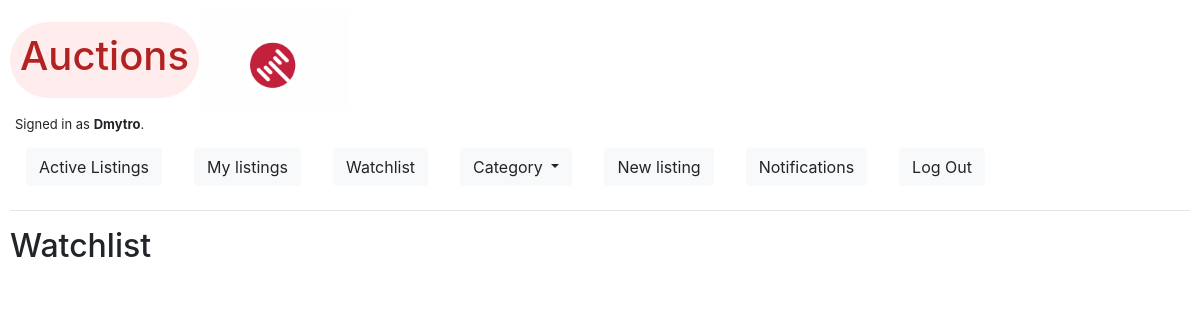
/watchlist (signed in), run on an earlier commit of the app's database.
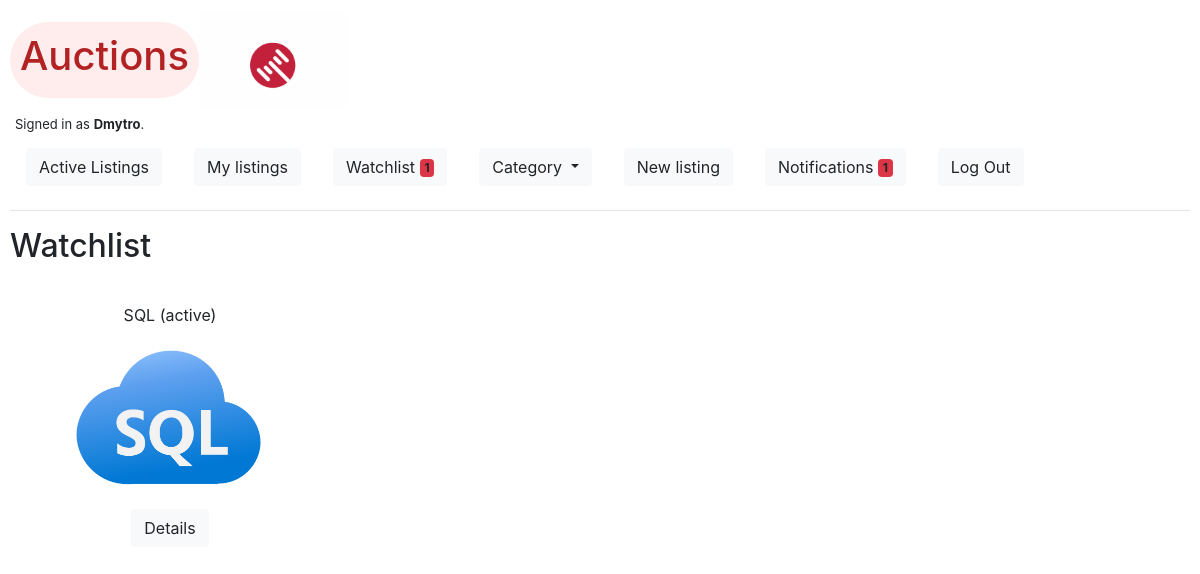
And on a later commit of the database.
### auctions/models.py (models this page shows, shortened)
class User(AbstractUser):
    pass

class Listing(models.Model):
    class Category(models.TextChoices):
        HOME = 'HM', _('Home')
        ELECTRONICS = 'EL', _('Electronics')
        FASHION = 'FS', _('Fashion')
        HEALTH_BEAUTY = 'HB', _('Health & Beauty')
        MOTORS = 'GR', _('Motors')
        COLLECTIBLES = 'CL', _('Collectibles')
        SPORTS = 'SP', _('Sports')
        HOME_GARDEN = 'GA', _('Garden')
        DEALS = 'DE', _('Deals')
        UNDER_TEN = 'UT', _('Under $10')
        PETS = 'PT', _('Pets')
        TOYS = 'TY', _('Toys')
        OTHERS = 'OT', _('Others')
        __empty__ = _('(Unknown)')
    datetime = models.DateTimeField(auto_now_add=True)
    user = models.ForeignKey(User, on_delete=models.CASCADE, related_name="listings")
    title = models.CharField(max_length=255, unique=True)
    description = RichTextField()
    starting_bid = models.DecimalField(max_digits=19, decimal_places=2)
    category = models.CharField(max_length=2, choices=Category.choices,
                                default=Category.__empty__, blank=True)
    watchlist = models.ManyToManyField(to=User, related_name="watch", blank=True)
    current_price = models.DecimalField(max_digits=19, decimal_places=2)
    is_active = models.BooleanField(default=True)

class Photo(models.Model):
    listing = models.ForeignKey(Listing, default=None,
                             on_delete=models.CASCADE,
                             related_name='listing_photos')
    image = models.ImageField(upload_to='users/%Y/%m/%d/', blank=True)

### auctions/views.py (the view)
# urls.py: path("watchlist", views.watchlist, name="watchlist"),
@login_required
def watchlist(request):
    if request.method == "GET":
        u = User.objects.filter(username=request.user).first()
        watchlist = u.watch.all()
        return render(request, "auctions/watchlist.html", {
            "listings": watchlist,
        })
    else:
        return HttpResponseRedirect(reverse("index"))

### auctions/templates/auctions/watchlist.html (shortened to what this page needs)
{% extends "auctions/layout.html" %}
{% block body %}
    <h2>Watchlist</h2>
    <div id="container">
      {% for listing in listings %}
        <div class="grid">
          <div class="grid-item">
            <p>{{ listing.title }}{% if listing.is_active %} (active){% else %} (closed){% endif %}<a href="{% url 'listing' listing.title %}">
              <p><img class="index" src="{{ listing.listing_photos.all.first.image.url }}" alt="image"></p>
            </a></p>
          </div>
          <div class="grid-item">
            <p>
              <a class="btn btn-light" data-bs-toggle="collapse" href="#multiCollapseExample{{ forloop.counter }}" role="button" aria-expanded="false" aria-controls="multiCollapseExample{{ forloop.counter }}">Details</a>
            </p>
          </div>
        </div>
      {% endfor %}
    </div>
{% endblock %}

### auctions/templates/auctions/layout.html (shortened to what this page needs)
{% load static %}
<!DOCTYPE html>
<html lang="en">
    <head>
        <link rel="stylesheet" href="https://stackpath.bootstrapcdn.com/bootstrap/4.4.1/css/bootstrap.min.css">
        <link rel="stylesheet" href="{% static 'auctions/styles.css' %}">
        <link rel="stylesheet" href="{% static 'auctions/color.css' %}">
        <script src="https://cdn.jsdelivr.net/npm/bootstrap@5.0.0-beta1/dist/js/bootstrap.min.js"></script>    </head>
    <body class="auctions">
        <div class="title">
            <div id="auction_logo"><h1>Auctions</h1></div>
            <div class="gif"></div>
        </div>
        <div id="is_authenticated">
            {% if user.is_authenticated %}
                Signed in as <strong>{{ user.username }}</strong>.
            {% else %}
                Not signed in.
            {% endif %}
        </div>
        <ul class="nav">
                <li class="nav-item">
                    <a class="nav-link" href="{% url 'index' %}">
                        <button type="button" class="btn btn-light">
                            Active Listings
                        </button>
                    </a>
                </li>
                {% if user.is_authenticated %}
                    <li class="nav-item">
                        <a class="nav-link" href="{% url 'my_listings' %}">
                            <button type="button" class="btn btn-light">
                                My listings
                            </button>
                        </a>
                    </li>
                    <li class="nav-item">
                        <a class="nav-link" href="{% url 'watchlist' %}">
                            <button type="button" class="btn btn-light">
                                Watchlist <span class="badge bg-danger">{% if request.user.watch.count != 0 %} {{ request.user.watch.count }} {% endif %}</span>
                              </button></a>
                    </li>
                    <li class="nav-item">
                        <div class="nav-link">
                            <a class="btn btn-light dropdown-toggle" href="#" role="button" id="dropdownMenuLink" data-toggle="dropdown" aria-haspopup="true" aria-expanded="false">
                            Category
                            </a>
                        </div>
                    </li>
                    <li class="nav-item">
                        <a class="nav-link" href="{% url 'new_listing' %}">
                            <button type="button" class="btn btn-light">
                                New listing
                            </button>
                        </a>
                    </li>
                    <li class="nav-item">
                        <a class="nav-link" href="{% url 'notifications' %}">
                            <button type="button" class="btn btn-light">
                                Notifications <span class="badge bg-danger">{% if request.user.notifications.count != 0 %} {{ request.user.notifications.count }} {% endif %}</span>
                              </button></a>
                    </li>
                    <li class="nav-item">
                        <a class="nav-link" href="{% url 'logout' %}">
                            <button type="button" class="btn btn-light">
                                Log Out
                            </button>
                        </a>
                    </li>
                {% endif %}
        </ul>
        <hr>
        {% block body %}
        {% endblock %}
    </body>
</html>

What changed in the data, as far as the page shows it:
changed User "Dmytro": user.watch.count (not shown) → "1"; user.notifications.count (not shown) → "1"
now on this page (row edited): Listing: title "SQL", is_active "(active)", listing_photos.all.first.image (picture)
